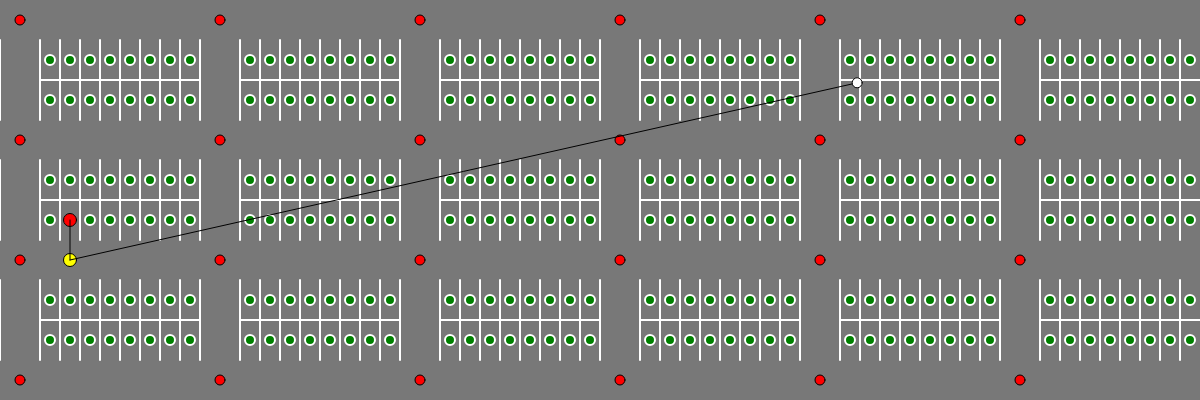
Frame 1 (no input)
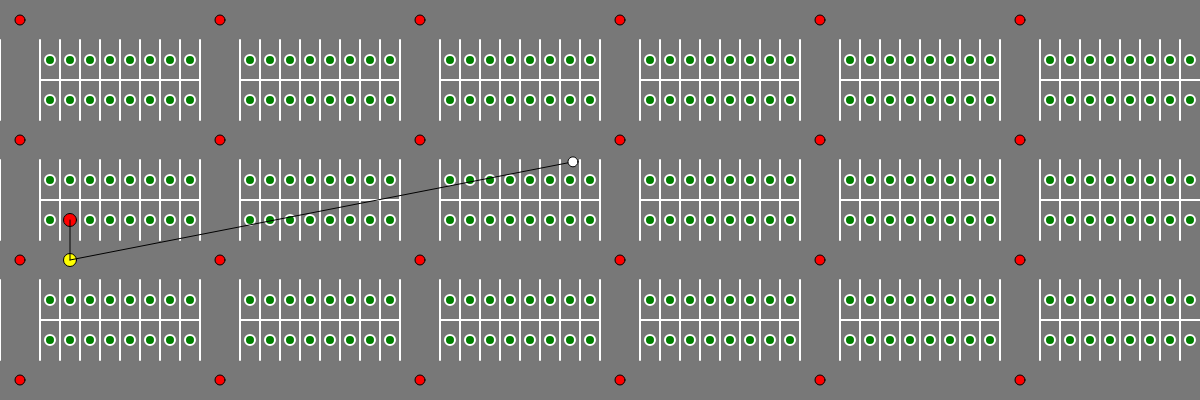
Frame 60 (no input)
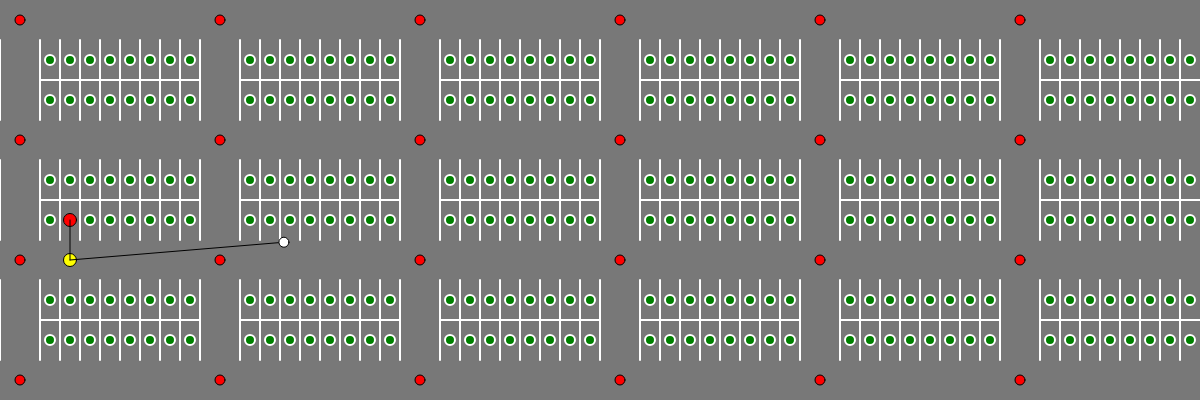
Frame 120 (the mouse pressed at the canvas centre since frame 60)

The p5.js sketch that drew these frames (run headless with seeded random() and noise() and a simulated clock; from frame 60 on, the mouse is pressed at the canvas centre):

// p5.js sketch
// ── sketch.js
class ParkingLot {
    constructor(w, h) {
      this.parkingSpots = [];
      this.intersections = [];
  
      const wSpacing = 20;
      const hSpacing = 2 * wSpacing;
      const blockCount = 10;
  
      for (let j = 1; j <= h / hSpacing; j += 3) {
        let intersectionRow = [];
        for (let i = 0; i < w / wSpacing; i++) {
          const x = i * wSpacing;
          const y = j * hSpacing;
  
          if (i % blockCount === 0) {
            i++;
            intersectionRow.push([x + wSpacing, y - 0.5 * hSpacing]);
          } else if (j < h / hSpacing) {
            // [x, y, go to y]
            this.parkingSpots.push([
              x + 0.5 * wSpacing,
              y + 0.5 * hSpacing,
              y - 0.5 * hSpacing,
            ]);
            this.parkingSpots.push([
              x + 0.5 * wSpacing,
              y + 1.5 * hSpacing,
              y + 2.5 * hSpacing,
            ]);
          }
        }
        this.intersections.push(intersectionRow);
      }
    }
  
    draw() {
      const wSpacing = 20;
      const hSpacing = 2 * wSpacing;
      const blockCount = 10;
  
      push();
      fill("red");
  
      this.intersections.forEach((intersectionRow) => {
        intersectionRow.forEach((intersection) => {
          circle(intersection[0], intersection[1], 10);
        });
      });
      pop();
  
      push();
      strokeWeight(2);
      stroke(255);
  
      for (let j = 1; j < height / hSpacing; j += 3) {
        for (let i = 0; i < width / wSpacing; i++) {
          const x = i * wSpacing;
          const y = j * hSpacing;
          line(x, y, x, y + 2 * hSpacing);
  
          if (i % blockCount === 0) {
            i++;
          } else {
            line(x, y + hSpacing, x + wSpacing, y + hSpacing);
            fill("green");
            circle(x + 0.5 * wSpacing, y + 0.5 * hSpacing, 10);
            circle(x + 0.5 * wSpacing, y + 1.5 * hSpacing, 10);
          }
        }
      }
      pop();
    }
  }
  
  class Vehicle {
    constructor(x, y, parkingLot) {
      this.x = x;
      this.y = y;
  
      this.parkingLot = parkingLot;
  
      this.spotIndex = floor(random(this.parkingLot.parkingSpots.length));
  
      this.path = [];
    }
  
    init_path() {
      this.spotIndex = floor(random(this.parkingLot.parkingSpots.length));
  
      this.path = [
        [
          this.parkingLot.parkingSpots[this.spotIndex][0],
          this.parkingLot.parkingSpots[this.spotIndex][1],
        ],
      ];
  
      this.path.push([
        this.parkingLot.parkingSpots[this.spotIndex][0],
        this.parkingLot.parkingSpots[this.spotIndex][2],
      ]);
      
      const wSpacing = 20;
      const hSpacing = 2 * wSpacing;
      const blockCount = 10;
  
      let y =
        (this.parkingLot.parkingSpots[this.spotIndex][2] - 0.5 * hSpacing) /
        (3 * hSpacing);
      let x = floor(
        this.parkingLot.parkingSpots[this.spotIndex][0] / (blockCount * wSpacing)
      );
  
      let h1 = this.parkingLot.intersections[y][x];
      let h2 = this.parkingLot.intersections[y][x + 1];
  
      const distance = (coord1, coord2) => {
        return pow(coord1[0] - coord2[0], 2) + pow(coord1[1] - coord2[1], 2);
      };
      
      const vehicle_distance = distance([this.x, this.y], this.path[0])
      
      
      let closestCoord
      
      if (typeof h1 === 'undefined') {
        closestCoord = h2
      }
      else if (typeof h2 === 'undefined') {
        closestCoord = h1
      }
      else {
        const d1 = distance(h1, [
          this.parkingLot.parkingSpots[this.spotIndex][0],
          this.parkingLot.parkingSpots[this.spotIndex][2]
        ])
        const d2 = distance(h2, [
          this.parkingLot.parkingSpots[this.spotIndex][0],
          this.parkingLot.parkingSpots[this.spotIndex][2]
        ])
        
        const r1 = distance(h1, [this.x, this.y])
        const r2 = distance(h2, [this.x, this.y])
        
        if (d1 + r1 > d2 + r2) {
          closestCoord = h2
        }
        else {
          closestCoord = h1
        }
      }
      
      this.path.push(closestCoord)
      
      
      
      
    }
  
    move() {
      const speed = 5;
  
      if (this.path.length === 0) {
        this.init_path();
        return;
      }
  
      const xDir = this.x - this.path[this.path.length - 1][0];
      const yDir = this.y - this.path[this.path.length - 1][1];
  
      const distance = sqrt(pow(xDir, 2) + pow(yDir, 2));
  
      if (distance <= speed) {
        this.path.pop();
      } else {
        this.x -= (speed * xDir) / distance;
        this.y -= (speed * yDir) / distance;
      }
    }
  
    draw() {
      this.move();
  
      push();
      fill("red");
  
      circle(
        parkingLot.parkingSpots[this.spotIndex][0],
        parkingLot.parkingSpots[this.spotIndex][1],
        13
      );
  
      fill("yellow");
  
      circle(
        parkingLot.parkingSpots[this.spotIndex][0],
        parkingLot.parkingSpots[this.spotIndex][2],
        13
      );
  
      pop();
  
      line(
        parkingLot.parkingSpots[this.spotIndex][0],
        parkingLot.parkingSpots[this.spotIndex][1],
        parkingLot.parkingSpots[this.spotIndex][0],
        parkingLot.parkingSpots[this.spotIndex][2]
      );
  
      line(
        this.x,
        this.y,
        parkingLot.parkingSpots[this.spotIndex][0],
        parkingLot.parkingSpots[this.spotIndex][2]
      );
  
      circle(this.x, this.y, 10);
    }
  }
  
  let parkingLot;
  let vehicles = [];
  
  function setup() {
    createCanvas(windowWidth, 400);
  
    parkingLot = new ParkingLot(width, height);
  
    for (let i = 0; i < 1; i++) {
      vehicles.push(new Vehicle(random(width), random(400), parkingLot));
    }
  }
  
  function draw() {
    background(120);
  
    parkingLot.draw();
  
    vehicles.forEach((vehicle) => {
      vehicle.draw();
    });
  }
  
// ── style.css
html,
body {
    margin: 0;
    padding: 0;
}

canvas {
    display: block;
}


.poppins-thin {
    font-family: "Poppins", serif;
    font-weight: 100;
    font-style: normal;
}

.poppins-extralight {
    font-family: "Poppins", serif;
    font-weight: 200;
    font-style: normal;
}

.poppins-light {
    font-family: "Poppins", serif;
    font-weight: 300;
    font-style: normal;
}

.poppins-regular {
    font-family: "Poppins", serif;
    font-weight: 400;
    font-style: normal;
}

.poppins-medium {
    font-family: "Poppins", serif;
    font-weight: 500;
    font-style: normal;
}

.poppins-semibold {
    font-family: "Poppins", serif;
    font-weight: 600;
    font-style: normal;
}

.poppins-bold {
    font-family: "Poppins", serif;
    font-weight: 700;
    font-style: normal;
}

.poppins-extrabold {
    font-family: "Poppins", serif;
    font-weight: 800;
    font-style: normal;
}

.poppins-black {
    font-family: "Poppins", serif;
    font-weight: 900;
    font-style: normal;
}

.poppins-thin-italic {
    font-family: "Poppins", serif;
    font-weight: 100;
    font-style: italic;
}

.poppins-extralight-italic {
    font-family: "Poppins", serif;
    font-weight: 200;
    font-style: italic;
}

.poppins-light-italic {
    font-family: "Poppins", serif;
    font-weight: 300;
    font-style: italic;
}

.poppins-regular-italic {
    font-family: "Poppins", serif;
    font-weight: 400;
    font-style: italic;
}

.poppins-medium-italic {
    font-family: "Poppins", serif;
    font-weight: 500;
    font-style: italic;
}

.poppins-semibold-italic {
    font-family: "Poppins", serif;
    font-weight: 600;
    font-style: italic;
}

.poppins-bold-italic {
    font-family: "Poppins", serif;
    font-weight: 700;
    font-style: italic;
}

.poppins-extrabold-italic {
    font-family: "Poppins", serif;
    font-weight: 800;
    font-style: italic;
}

.poppins-black-italic {
    font-family: "Poppins", serif;
    font-weight: 900;
    font-style: italic;
}
